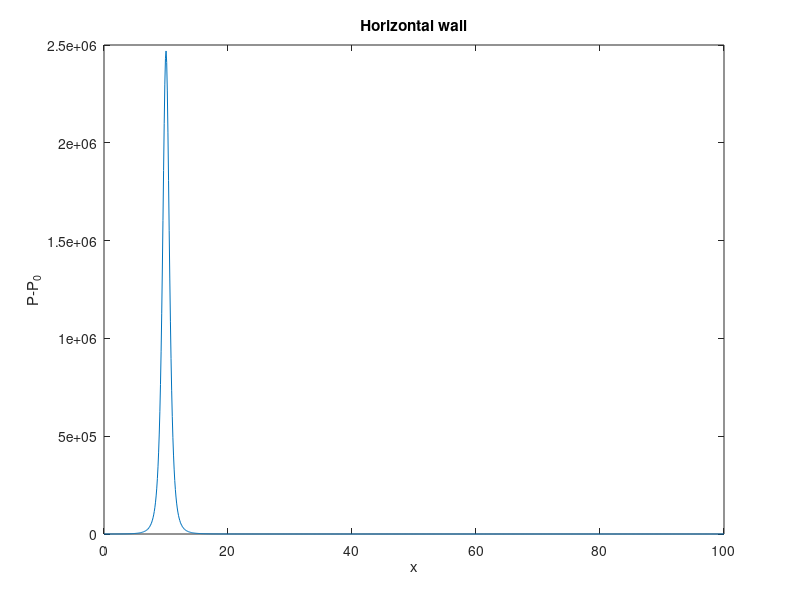
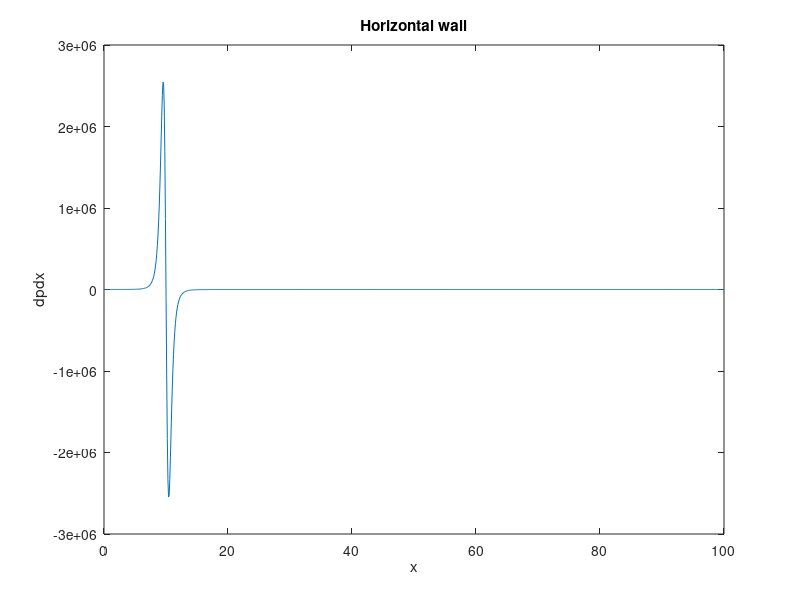
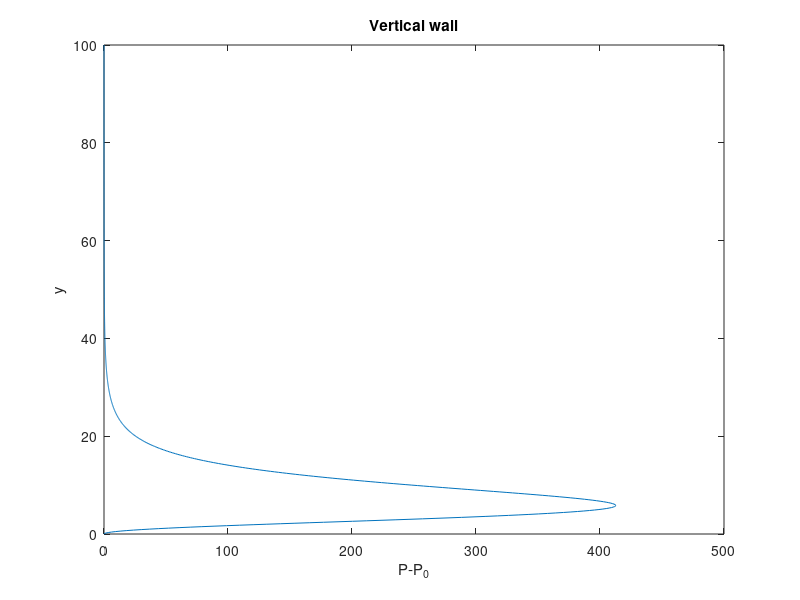
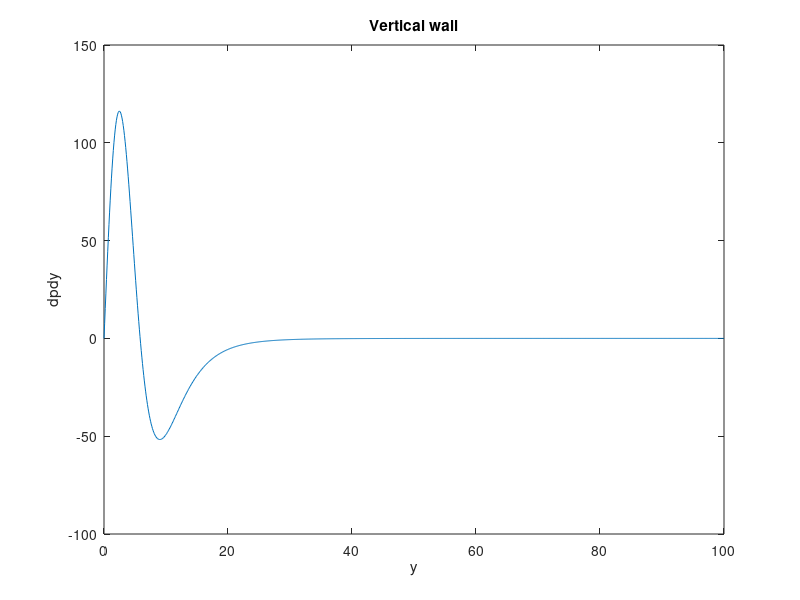

Write MATLAB code to recreate these figures, in order.

x = linspace(0,100,1000);
a=10;
b=1;
gamma=7000;
rho=1;
scale=(1/2)*rho*((gamma/pi).^2);

y = scale*((b./((x-a).^2+b.^2)-b./((x+a).^2+b.^2)).^2);
dpdx=2*scale*((2.*b.*(x+a))./((x+a).^2+b.^2).^2-(2.*b.*(x-a))./((x-a).^2+b.^2).^2).*(b./((x-a).^2+b.^2)-b./((x+a).^2+b.^2));
plot(x,y)
xlabel('x')
ylabel('P-P_0')
title('Horizontal wall')

figure()
plot(x,dpdx)
xlabel('x')
ylabel('dpdx')
title('Horizontal wall')

figure()
y1 = linspace(0,100,1000);
x1 = scale*((a./((y1+b).^2+a.^2)-a./((y1-b).^2+a.^2)).^2);
dpdy=2*scale*((2.*a.*(y1-b))./((y1-b).^2+a.^2).^2-(2.*a.*(y1+b))./((y1+b).^2+a.^2).^2).*(a./((y1+b).^2+a.^2)-a./((y1-b).^2+a.^2));
plot(x1,y1)
xlabel('P-P_0')
ylabel('y')
title('Vertical wall')

figure()
plot(y1,dpdy)
xlabel('y')
ylabel('dpdy')
title('Vertical wall')

